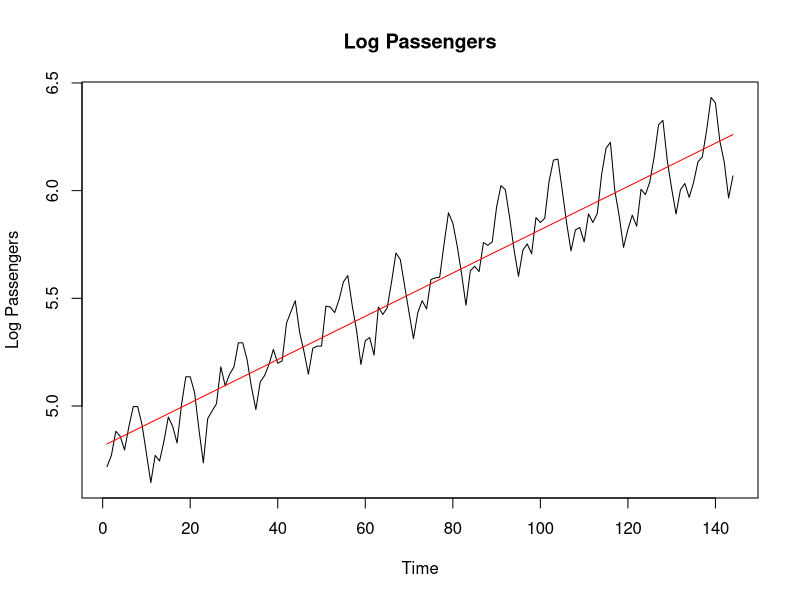
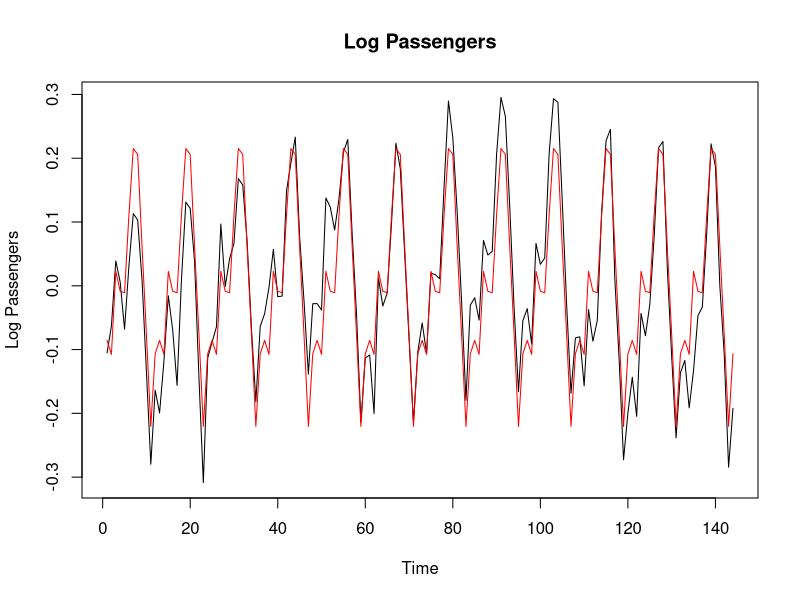
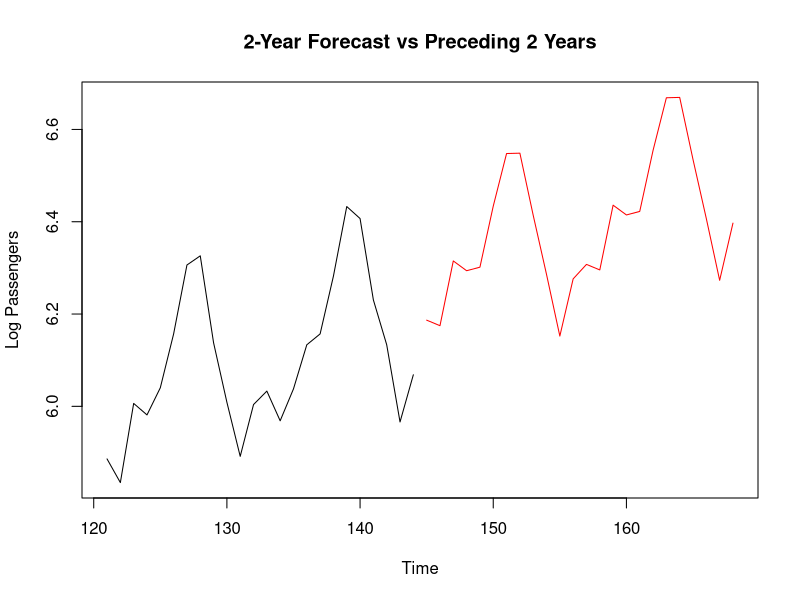

Recreate these plots in R, in order.
# Read the data
setwd("G:/My Drive/UniHalle/Courses/Econometrics 1 (master)/LECTURES/PS5 - binary, TS, panel, GLS/")

df <- read.table("passengers.txt", header = TRUE)

# Create log passengers
df$logPassengers <- log(df$passengers)

model1 <- lm(logPassengers ~ t, data = df)
df$simple_trend <- fitted(model1)

# Plot 
plot(df$t, df$logPassengers, type = "l", main = "Log Passengers", 
     xlab = "Time", ylab = "Log Passengers")
lines(df$t, df$simple_trend, col = "red")



# Create monthly dummies with simple loop
for(i in 1:12) {
  df[[paste0("dm", i)]] <- as.numeric(df$month == i)
}

# Get residuals
df$residuals <- residuals(model1)

# Create dummy-only model for residuals
model2 <- lm(residuals ~ dm1 + dm2 + dm3 + dm4 + dm5 + dm6 + 
                    dm7 + dm8 + dm9 + dm10 + dm11 + dm12, data = df)
df$dummy_fit <- fitted(model2)


# Plot 
plot(df$t, df$residuals, type = "l", main = "Log Passengers", 
     xlab = "Time", ylab = "Log Passengers")
lines(df$t, df$dummy_fit, col = "red")



# Time trend plus seasonal dummies model
model3 <- lm(logPassengers ~ t + dm1 + dm2 + dm3 + dm4 + dm5 + dm6 + 
              dm7 + dm8 + dm9 + dm10 + dm11 + dm12, data = df)



# Forecast next 24 months
last_t <- max(df$t)
future_t <- (last_t + 1):(last_t + 24)
future_months <- rep(1:12, 2)

forecast_data <- data.frame(t = future_t)
for(i in 1:12) {
  forecast_data[[paste0("dm", i)]] <- as.numeric(future_months == i)
}

forecast_logPassengers <- predict(model3, newdata = forecast_data)


# Plot 5: Two years forecast with preceding two years
last_2_years <- tail(df, 24)
plot(last_2_years$t, last_2_years$logPassengers, type = "l", 
     main = "2-Year Forecast vs Preceding 2 Years", 
     xlab = "Time", ylab = "Log Passengers",
     xlim = c(min(last_2_years$t), max(future_t)),
     ylim = range(c(last_2_years$logPassengers, forecast_logPassengers)))
lines(future_t, forecast_logPassengers, col = "red")
